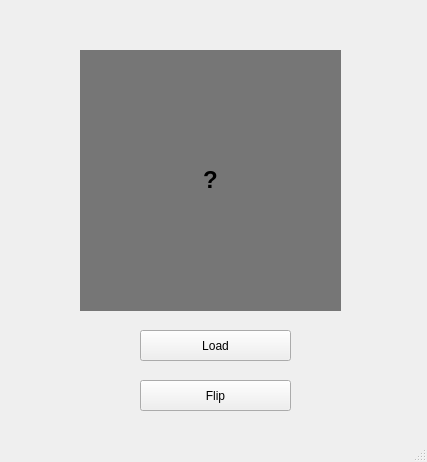
<?xml version="1.0" encoding="UTF-8"?>
<ui version="4.0">
 <class>MainWindow</class>
 <widget class="QMainWindow" name="MainWindow">
  <property name="geometry">
   <rect>
    <x>0</x>
    <y>0</y>
    <width>427</width>
    <height>462</height>
   </rect>
  </property>
  <property name="windowTitle">
   <string>MainWindow</string>
  </property>
  <widget class="QWidget" name="centralwidget">
   <widget class="QPushButton" name="pushButton">
    <property name="geometry">
     <rect>
      <x>140</x>
      <y>330</y>
      <width>151</width>
      <height>31</height>
     </rect>
    </property>
    <property name="text">
     <string>Load</string>
    </property>
   </widget>
   <widget class="QLabel" name="label">
    <property name="geometry">
     <rect>
      <x>80</x>
      <y>50</y>
      <width>261</width>
      <height>261</height>
     </rect>
    </property>
    <property name="styleSheet">
     <string notr="true">background-color: rgb(118, 118, 118);</string>
    </property>
    <property name="text">
     <string>&lt;html&gt;&lt;head/&gt;&lt;body&gt;&lt;p align=&quot;center&quot;&gt;&lt;span style=&quot; font-size:18pt; font-weight:600;&quot;&gt;?&lt;/span&gt;&lt;/p&gt;&lt;/body&gt;&lt;/html&gt;</string>
    </property>
   </widget>
   <widget class="QPushButton" name="pushButton_2">
    <property name="geometry">
     <rect>
      <x>140</x>
      <y>380</y>
      <width>151</width>
      <height>31</height>
     </rect>
    </property>
    <property name="text">
     <string>Flip</string>
    </property>
   </widget>
  </widget>
  <widget class="QMenuBar" name="menubar">
   <property name="geometry">
    <rect>
     <x>0</x>
     <y>0</y>
     <width>427</width>
     <height>18</height>
    </rect>
   </property>
  </widget>
  <widget class="QStatusBar" name="statusbar"/>
 </widget>
 <resources/>
 <connections/>
</ui>
